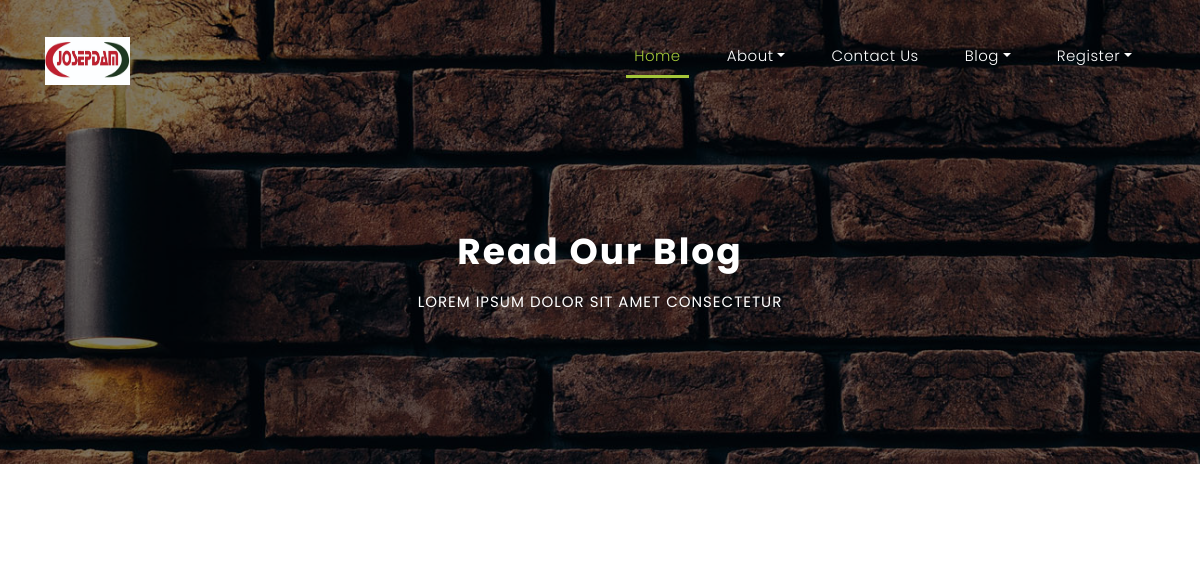
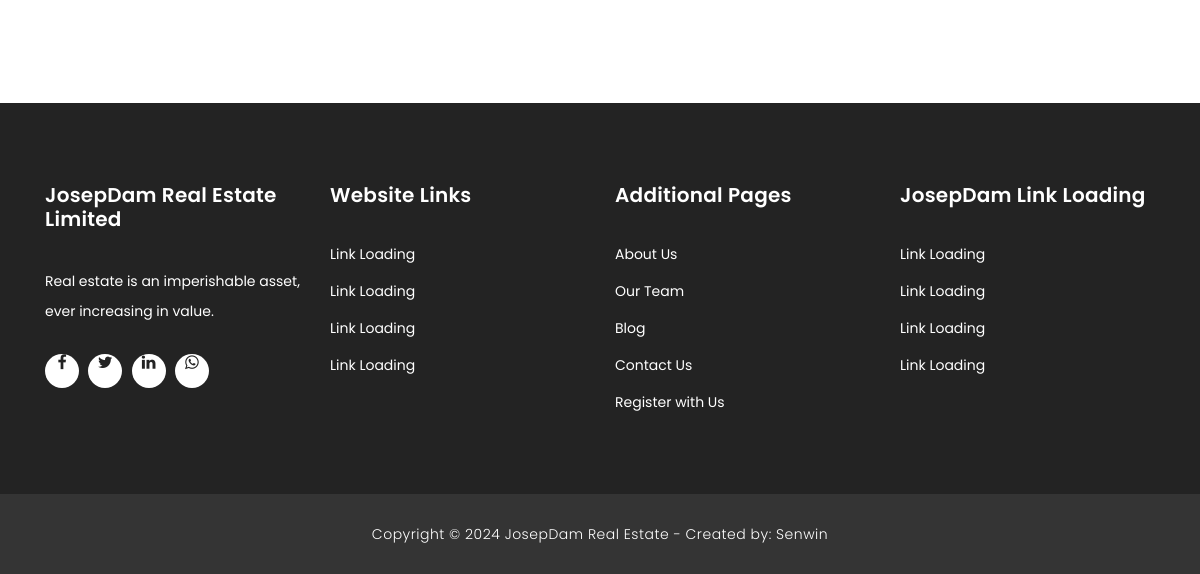
/blog/, run on an earlier commit of the app's database (2 pictures, top to bottom).
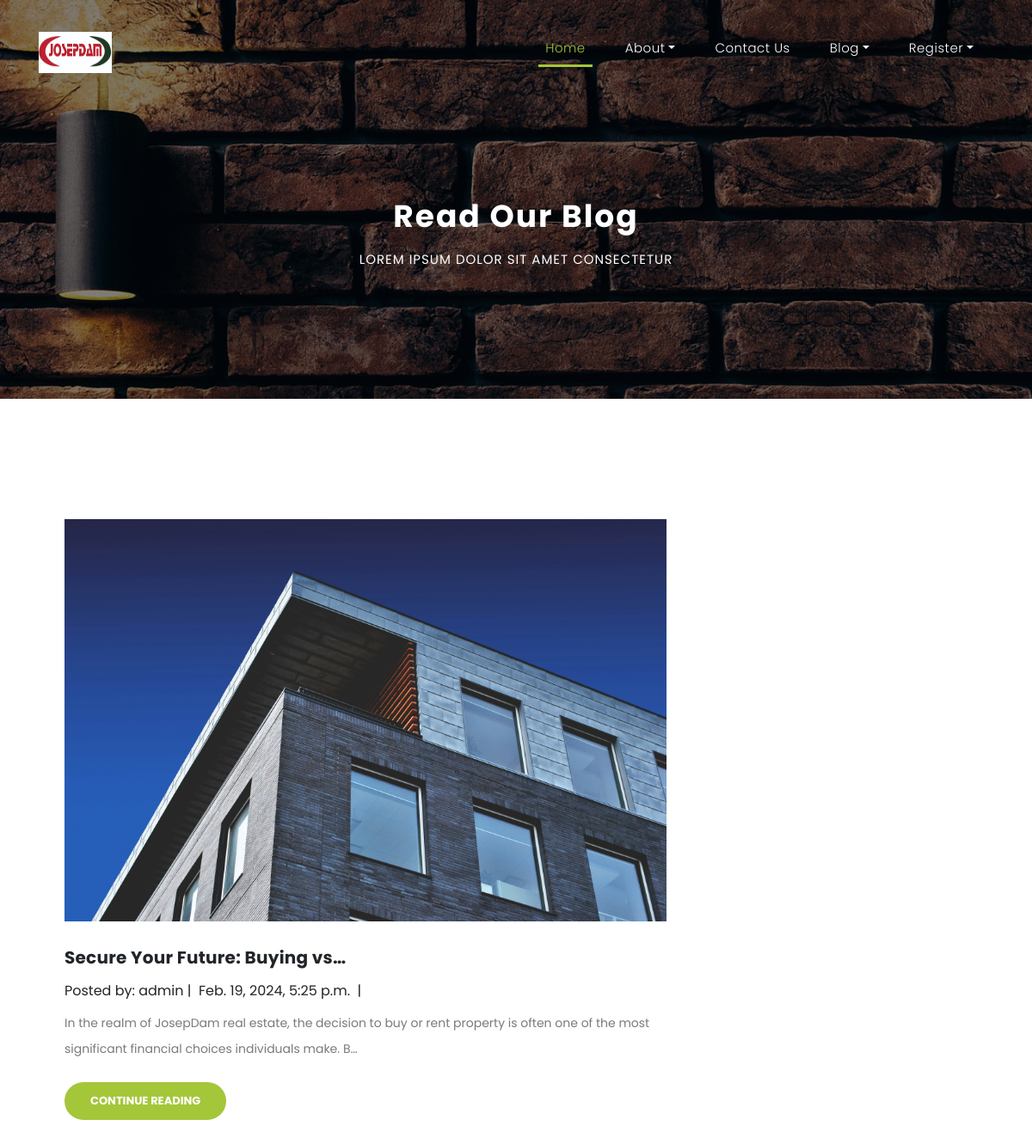
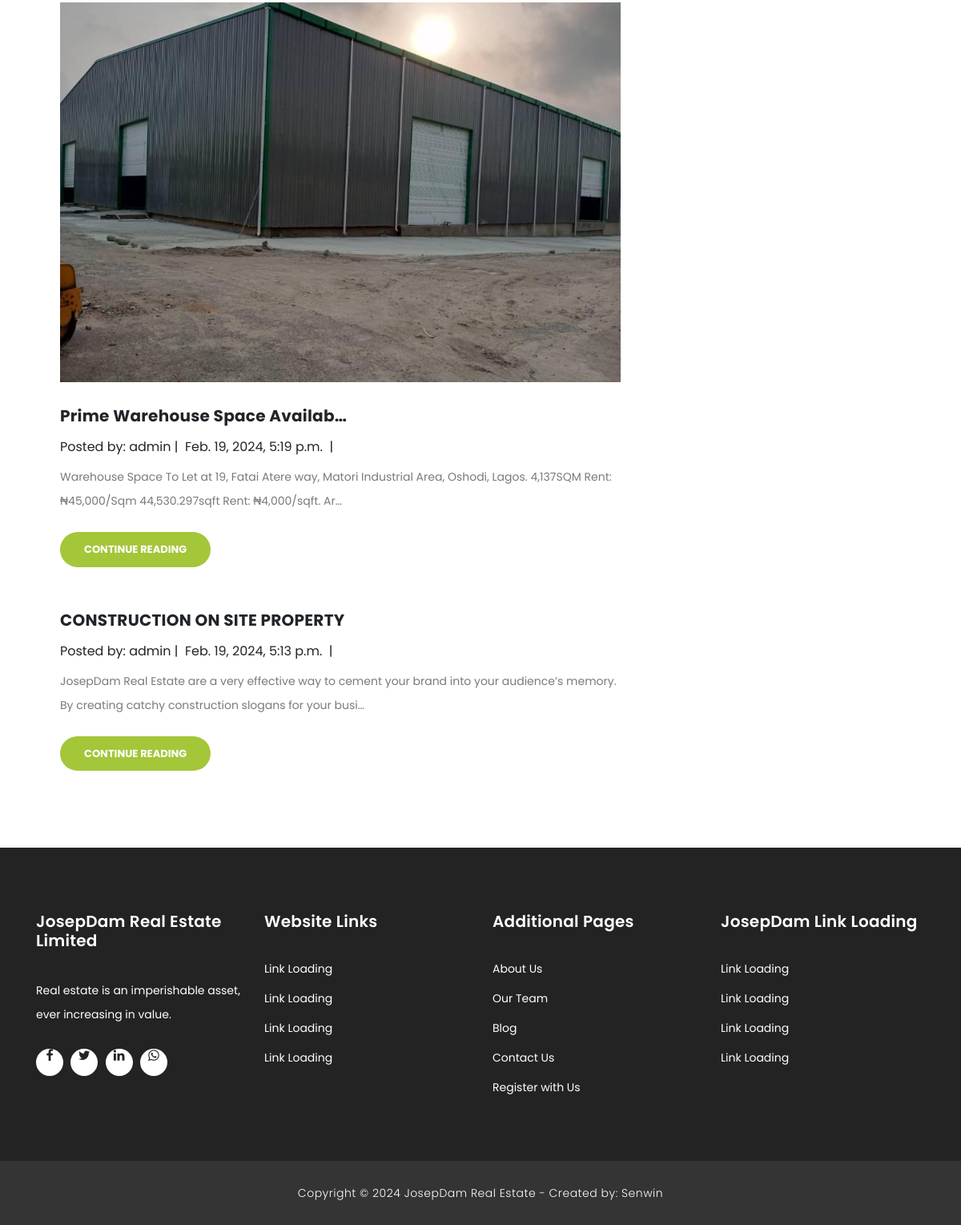
And on a later commit of the database (2 pictures, top to bottom).
### josepdam/models.py (models this page shows, shortened)
class BlogPost(models.Model):
    title = models.CharField(max_length=255, blank=True, null=True)
    description = models.TextField()
    slug = models.SlugField (max_length=255)
    img = models.ImageField ( upload_to= 'image_blog/')
    publish_date = models.DateTimeField (auto_now_add= True)
    author = models.ForeignKey(User, on_delete=models.CASCADE)
    price = models.IntegerField()
    location = models.CharField(max_length = 200,blank=True, null=True)
    class Meta:
        ordering =['-publish_date']

### josepdam/views.py (the view)
# urls.py: path('blog/', BlogView.as_view(), name="blog"),
class BlogView(ListView):
    model = BlogPost
    template_name = 'josep/blog.html'

### templates/josep/blog.html (shortened to what this page needs)
{% extends "base.html" %}
{% load static %}
{% block content%}
    <div class="page-heading header-text">
      <div class="container">
        <div class="row">
          <div class="col-md-12">
            <h1>Read our Blog</h1>
            <span>Lorem ipsum dolor sit amet consectetur</span>
          </div>
        </div>
      </div>
    </div>
    <div class="single-services">
      <div class="container">
        <div class="row">
          <div class="col-md-8">
            <section class='tabs-content'>
              {% for post in object_list %}
              <article id='tabs-2'>
                <a href="{% url 'detail' post.pk %}">
                {% if post.img %}
                <img src="{{ post.img.url }}" alt="">
                {% endif %}
              </a>
              <h4><a href="{% url 'detail' post.pk %}">{{ post.title|truncatechars:30 }}</a></h4>
                <div style="margin-bottom:10px;">
                  <span>Posted by: {{post.author}}&nbsp;|&nbsp; {{ post.publish_date }} &nbsp;|&nbsp;<span>
                </div>
                <p>{{ post.description|truncatechars:150 }}</p>
                <br>
                <div>
                  <a href="{% url 'detail' post.pk %}" class="filled-button">Continue Reading</a>
                </div><br>
              </article>
              {% endfor %}
            </section>
          </div>
        </div>
      </div>
    </div>
    <br>
    <br>
    <br>
    {% endblock %}

### templates/base.html (shortened to what this page needs)
{% load static %}
<html lang="en">
  <head>
    <link href="{% static 'vendor/bootstrap/css/bootstrap.min.css' %}" rel="stylesheet">
    <link rel="stylesheet" href="{% static 'assets/css/fontawesome.css' %}">
    <link rel="stylesheet" href="{% static 'assets/css/style.css' %}">
    <link rel="stylesheet" href="{% static 'assets/css/owl.css' %}">
  </head>
  <body>
    <header class="">
      <nav class="navbar navbar-expand-lg">
        <div class="container">
          <a class="navbar-brand" href="{% url 'home'%}"><img src="{% static 'assets/images/logo1.jpg' %}" width="85" height="48"/></a>
          <div class="collapse navbar-collapse" id="navbarResponsive">
            <ul class="navbar-nav ml-auto">
              <li class="nav-item active">
                <a class="nav-link" href="{% url 'home'%}">Home
                </a>
              </li>
              <li class="nav-item dropdown">
                <a class="dropdown-toggle nav-link" data-toggle="dropdown" href="#" role="button" aria-haspopup="true" aria-expanded="false">About</a>
              </li>
              <li class="nav-item">
                <a class="nav-link" href="{% url 'contact' %}">Contact Us</a>
              </li>
              <li class="nav-item dropdown">
                <a class="dropdown-toggle nav-link" data-toggle="dropdown" href="#" role="button" aria-haspopup="true" aria-expanded="false">Blog</a>
              </li>
              <li class="nav-item dropdown">
                <a class="dropdown-toggle nav-link" data-toggle="dropdown" href="#" role="button" aria-haspopup="true" aria-expanded="false">Register</a>
              </li>
            </ul>
          </div>
        </div>
      </nav>
    </header>
    {% block content %}
    {% endblock %}
    <footer>
        <div class="container">
          <div class="row">
            <div class="col-md-3 footer-item">
              <a href=" "><h4>JosepDam Real Estate Limited</h4></a>
              <p>Real estate is an imperishable asset, ever increasing in value.</p>
              <ul class="social-icons">
                <li><a rel="nofollow" href="#" target="_blank"><i class="fa fa-facebook"></i></a></li>
                <li><a href="#"><i class="fa fa-twitter"></i></a></li>
                <li><a href="#"><i class="fa fa-linkedin"></i></a></li>
                <li><a href="#"><i class="fa fa-whatsapp"></i></a></li>
              </ul>
            </div>
            <div class="col-md-3 footer-item">
              <a href=" "><h4>Website Links</h4><a/>
              <ul class="menu-list">
                <li><a href="#">Link Loading</a></li>
                <li><a href="#">Link Loading</a></li>
                <li><a href="#">Link Loading</a></li>
                <li><a href="#">Link Loading</a></li>
              </ul>
            </div>
            <div class="col-md-3 footer-item">
              <a href="{% url 'signup' %}"><h4>Additional Pages</h4></a>
              <ul class="menu-list">
                <li><a href="{% url 'about' %}">About Us</a></li>
                <li><a href="{% url 'team' %}">Our Team</a></li>
                <li><a href="{% url 'blog' %}">Blog</a></li>
                <li><a href="{% url 'contact' %}">Contact Us</a></li>
                <li><a href="{% url 'signup' %}">Register with Us</a></li>
              </ul>
            </div>
            <div class="col-md-3 footer-item last-item">
                <a href=" "><h4>JosepDam Link Loading</h4><a/>
                <ul class="menu-list">
                  <li><a href="#">Link Loading</a></li>
                  <li><a href="#">Link Loading</a></li>
                  <li><a href="#">Link Loading</a></li>
                  <li><a href="#">Link Loading</a></li>
                </ul>
            </div>
          </div>
        </div>
      </footer>
      <div class="sub-footer">
        <div class="container">
          <div class="row">
            <div class="col-md-12">
              <p>
                  Copyright © 2024 JosepDam Real Estate
                  - Created by: <a href="https://udsen.pythonanywhere.com/">Senwin</a>
              </p>
            </div>
          </div>
        </div>
      </div>
    </body>
  </html>

### static/assets/css/style.css (style rules this page uses)
body { font-family: 'Poppins', sans-serif; overflow-x: hidden; text-rendering: optimizeLegibility; -webkit-font-smoothing: antialiased; -moz-osx-font-smoothing: grayscale; }
p { margin-bottom: 0px; font-size: 14px; color: #666666; line-height: 30px; }
a { text-decoration: none!important; }
ul { padding: 0; margin: 0; list-style: none; }
h1,h2,h3,h4,h5,h6 { margin: 0px; }
a.filled-button { background-color: #a4c639; color: #fff; font-size: 13px; text-transform: uppercase; font-weight: 700; padding: 12px 30px; border-radius: 30px; display: inline-block; transition: all 0.3s; }
header { position: absolute; z-index: 99999; width: 100%; background-color: transparent!important; height: 80px; -webkit-transition: all 0.3s ease-in-out 0s; -moz-transition: all 0.3s ease-in-out 0s; -o-transition: all 0.3s ease-in-out 0s; transition: all 0.3s ease-in-out 0s; }
header .navbar { padding: 20px 0px; }
.navbar .navbar-brand { float: left; margin-top: 12px; outline: none; }
#navbarResponsive { z-index: 999; }
.navbar-collapse { text-align: center; }
.navbar .navbar-nav .nav-item { margin: 0px 15px; }
.navbar .navbar-nav a.nav-link { text-transform: capitalize; font-size: 15px; font-weight: 300; letter-spacing: 0.5px; color: #fff; transition: all 0.5s; margin-top: 5px; }
.navbar .navbar-nav .nav-link:hover, .navbar .navbar-nav .active>.nav-link, .navbar .navbar-nav .nav-link.active, .navbar .navbar-nav .nav-link.show, .navbar .navbar-nav .show>.nav-link { color: #a4c639; border-bottom: 3px solid #a4c639; }
*, *:before, *:after { -webkit-box-sizing: border-box; box-sizing: border-box; -webkit-font-smoothing: antialiased; -moz-osx-font-smoothing: grayscale; }
footer { background-color: #232323; padding: 80px 0px; color: #fff; }
footer h4 { color: #fff; font-size: 20px; font-weight: 600; letter-spacing: 0.25px; margin-bottom: 35px; }
footer p { color: #fff; }
footer ul.social-icons { margin-top: 25px; }
footer ul.social-icons li { display: inline-block; margin-right: 5px; }
footer ul.social-icons li:last-child { margin-right: 0px; }
footer ul.social-icons li a { width: 34px; height: 34px; display: inline-block; line-height: 34px; text-align: center; background-color: #fff; color: #232323; border-radius: 50%; transition: all 0.3s; }
footer ul.menu-list li { margin-bottom: 13px; }
footer ul.menu-list li:last-child { margin-bottom: 0px; }
footer ul.menu-list li a { font-size: 14px; color: #fff; transition: all 0.3s; }
.sub-footer { background-color: #343434; text-align: center; padding: 25px 0px; }
.sub-footer p { color: #fff; font-weight: 300; letter-spacing: 0.5px; }
.sub-footer a { color: #fff; }
.page-heading { text-align: center; background-image: url(../images/banner-image-1-1920x500.jpg); background-position: center center; background-repeat: no-repeat; background-size: cover; padding: 230px 0px 150px 0px; color: #fff; position: relative; }
.page-heading .container { position: relative; z-index: 2; }
.page-heading:before { content: ''; position: absolute; top: 0; left: 0; right: 0; bottom: 0; background-color: rgba(0,0,0,0.5); z-index: 1; }
.page-heading h1 { text-transform: capitalize; font-size: 36px; font-weight: 700; letter-spacing: 2px; margin-bottom: 18px; }
.page-heading span { font-size: 15px; text-transform: uppercase; letter-spacing: 1px; color: #fff; display: block; }
.single-services { margin-top: 140px; }
.tabs-content { margin-left: 30px; text-align: left; display: inline-block; transition: all 0.3s; }
.tabs-content img { max-width: 100%; overflow: hidden; }
.tabs-content h4 { font-size: 20px; font-weight: 700; letter-spacing: 0.25px; margin-bottom: 15px; margin-top: 30px; }
.tabs-content h4 a { color: inherit; }
.tabs-content p { font-size: 14px; color: #7a7a7a; margin-bottom: 0px; }

What changed in the data, as far as the page shows it:
added BlogPost: img (picture), title "Secure Your Future: Buying vs…", author "admin", publish_date "Feb. 19, 2024, 5:25 p.m.", description "In the realm of JosepDam real estate, the decision to buy or rent property is often one of the most significant financial choices individuals make. B…"
added BlogPost: img (picture), title "Prime Warehouse Space Availab…", author "admin", publish_date "Feb. 19, 2024, 5:19 p.m.", description "Warehouse Space To Let at 19, Fatai Atere way, Matori Industrial Area, Oshodi, Lagos. 4,137SQM Rent: ₦45,000/Sqm 44,530.297sqft Rent: ₦4,000/sqft. Ar…"
added BlogPost: title "CONSTRUCTION ON SITE PROPERTY", author "admin", publish_date "Feb. 19, 2024, 5:13 p.m.", description "JosepDam Real Estate are a very effective way to cement your brand into your audience’s memory. By creating catchy construction slogans for your busi…"
